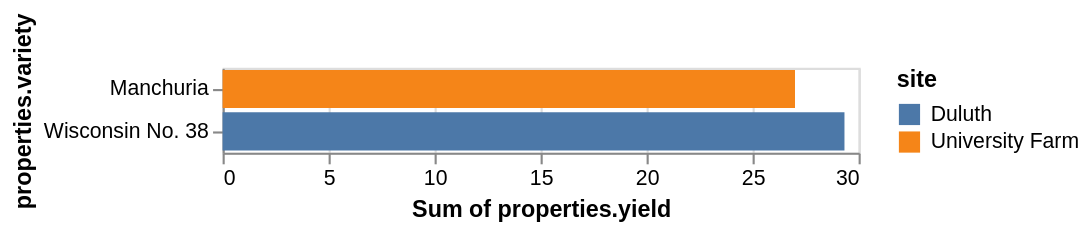

Express this chart as Vega-Lite.
### Vega-Lite specification from a JSON file in a GitHub repository (floating-point values rounded to 4 significant figures)
{"$schema": "https://vega.github.io/schema/vega-lite/v4.json", "mark": "bar", "encoding": {"y": {"field": "properties.variety", "type": "nominal"}, "x": {"aggregate": "sum", "field": "properties.yield", "type": "quantitative"}, "color": {"title": "site", "field": "properties.site", "type": "nominal"}}, "data": {"values": {"features": [{"properties": {"variety": "Manchuria", "yield": 27, "site": "University Farm"}}, {"properties": {"variety": "Wisconsin No. 38", "yield": 29.33, "site": "Duluth"}}], "type": "FeatureCollection"}, "format": {"type": "json", "property": "features"}}, "autosize": {"type": "pad"}}
